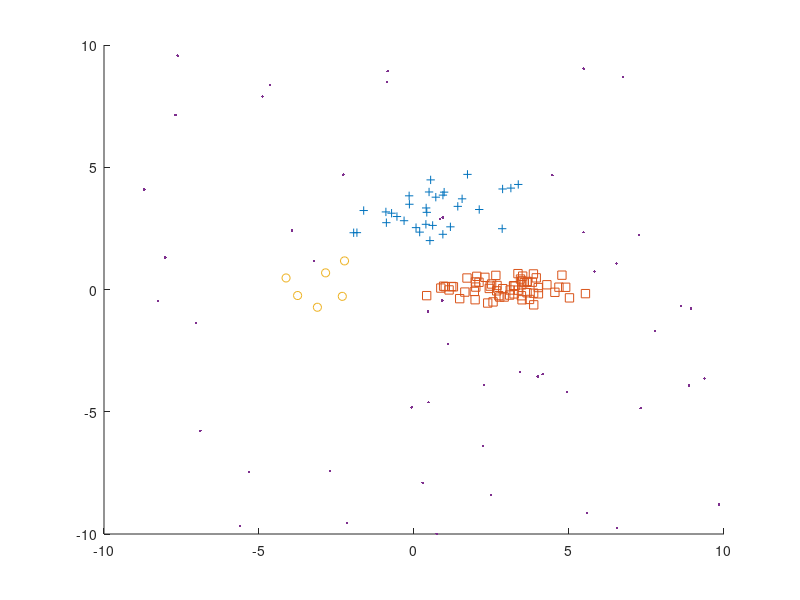

This figure's MATLAB source: (Note: this script raises an error after producing the figure.)
mu1 = [0,3]';
mu2 = [3,0]';
mu3 = [-3,0]';

sigma1 = [2,0.5;0.5,0.5];
sigma2 = [1,0;0,0.1];
sigma3 = [2,-0.5;-0.5,0.5];

% pi = 1/3;
n = 100;
n_n = 50;
s_n = 10;

ind = randsample((1:3),n,true);
n1 = sum(ind(ind==1));
n2 = sum(ind(ind==2));
n3 = n-n1-n2;

smpl1 = mvnrnd(mu1,sigma1,n1);
smpl2 = mvnrnd(mu2,sigma2,n2);
smpl3 = mvnrnd(mu3,sigma3,n3);

noise = s_n*2*(-0.5 + rand(n_n,2));

obs = [smpl1;smpl2;smpl3;noise];
hold all
scatter(smpl1(:,1),smpl1(:,2),'+');
scatter(smpl2(:,1),smpl2(:,2),'s');
scatter(smpl3(:,1),smpl3(:,2),'o');
scatter(noise(:,1),noise(:,2),'.');
hold off



df = 2;

m = 20;
mu_hat = zeros(1,m+1);
mu_hat(1,1) = mean(obs);
sigma_hat = zeros(1,m+1);
sigma_hat(1,1) = sqrt(var(obs));
for ii = 1:m
%       aux = ((obs - mu_hat(1,ii)).^(2))./(2*sigma_hat(1,ii).^(2));
    aux = ((obs - mu_hat(1,ii)).^(2))./(sigma_hat(1,ii).^(2));
    w = (df+1)./(df+aux); % mean of posterior Gamma
    mu_hat(ii+1) = sum(obs.*w)/sum(w);
    sigma_hat(ii+1) = sqrt(sum(w.*(obs-mu_hat(ii+1)).^(2))/n);
end
